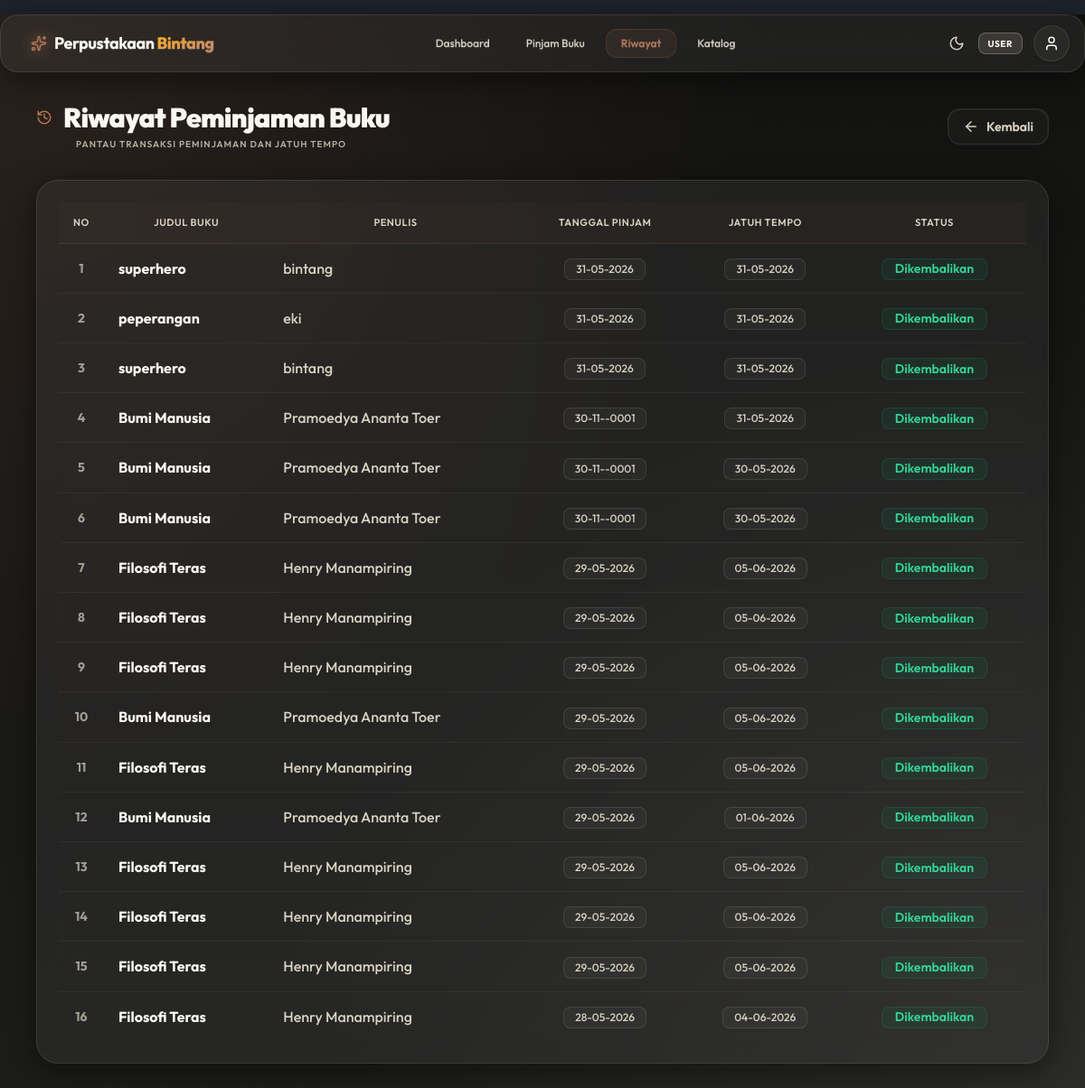
Screenshot of /riwayat.php (signed in) with the database file from the repository.
### tables this page shows
CREATE TABLE `peminjaman` (
  `id` int(11) NOT NULL,
  `user_id` int(11) NOT NULL,
  `buku_id` int(11) NOT NULL,
  `tanggal_pinjam` date NOT NULL,
  `tanggal_kembali` date NOT NULL,
  `status` enum('dipinjam','dikembalikan','terlambat') NOT NULL DEFAULT 'dipinjam',
  `tanggal_dikembalikan` date DEFAULT NULL
);

CREATE TABLE `buku` (
  `id` int(11) NOT NULL,
  `judul` varchar(200) NOT NULL,
  `penulis` varchar(100) NOT NULL,
  `penerbit` varchar(100) DEFAULT NULL,
  `tahun` int(11) DEFAULT NULL,
  `status` varchar(20) DEFAULT 'tersedia',
  `stok` int(11) DEFAULT 1,
  `created_at` timestamp NOT NULL DEFAULT current_timestamp()
);

### riwayat.php (the view, shortened to what this page needs)
<?php
include 'koneksi.php';
$user_id = $_SESSION['user_id'];
$data = mysqli_query($koneksi, "SELECT p.*, b.judul, b.penulis FROM peminjaman p
JOIN buku b ON p.buku_id=b.id
WHERE p.user_id=$user_id ORDER BY p.id DESC");
?>
<!DOCTYPE html>
<html lang="id" data-theme="night">
<head>
    <link href="https://cdn.jsdelivr.net/npm/daisyui@5" rel="stylesheet" type="text/css" />
    <script src="https://cdn.jsdelivr.net/npm/@tailwindcss/browser@4"></script>
    <link rel="stylesheet" href="style.css">
</head>
<body class="min-h-screen pb-12">
    <?php include 'navbar.php'; ?>
    <main class="container mx-auto px-4 mt-8 max-w-6xl">
        <div class="flex flex-col sm:flex-row justify-between items-center gap-4 mb-8">
            <div class="text-center sm:text-left">
                <h2 class="text-3xl font-black tracking-tight flex items-center justify-center sm:justify-start gap-3 text-primary-theme">
                    <i data-lucide="history" class="icon-indigo w-8 h-8"></i>
                    <span>Riwayat Peminjaman Buku</span>
                </h2>
                <p class="text-[10px] text-secondary-theme opacity-80 mt-1 uppercase tracking-widest font-semibold ml-11">Pantau Transaksi Peminjaman Dan Jatuh Tempo</p>
            </div>
            <a href="dashboard.php" class="btn btn-premium-ghost rounded-2xl text-secondary-theme text-sm gap-2">
                <i data-lucide="arrow-left" class="w-4 h-4"></i> Kembali
            </a>
        </div>
        <div class="glass-card p-6 shadow-xl">
            <div class="overflow-x-auto w-full">
                <table class="custom-table w-full">
                    <thead>
                        <tr>
                            <th class="w-12 text-center">No</th>
                            <th>Judul Buku</th>
                            <th>Penulis</th>
                            <th class="text-center">Tanggal Pinjam</th>
                            <th class="text-center">Jatuh Tempo</th>
                            <th class="text-center">Status</th>
                        </tr>
                    </thead>
                    <tbody>
                        <?php $no = 1; while($p = mysqli_fetch_assoc($data)): ?>
                        <tr>
                            <td class="text-center text-secondary-theme opacity-70 font-bold text-sm"><?= $no++ ?></td>
                            <td class="py-4 font-bold text-primary-theme"><?= htmlspecialchars($p['judul']) ?></td>
                            <td class="text-secondary-theme font-medium"><?= htmlspecialchars($p['penulis']) ?></td>
                            <td class="text-center"><span class="badge badge-premium-ghost py-2 px-3 text-xs"><?= $p['tanggal_pinjam'] ? date('d-m-Y', strtotime($p['tanggal_pinjam'])) : '-' ?></span></td>
                            <td class="text-center"><span class="badge badge-premium-ghost py-2 px-3 text-xs"><?= $p['tanggal_kembali'] ? date('d-m-Y', strtotime($p['tanggal_kembali'])) : '-' ?></span></td>
                            <td class="text-center">
                                <?php if($p['status'] == 'dipinjam'): ?>
                                    <span class="badge badge-glass-info py-2.5 px-3.5">Sedang Dipinjam</span>
                                <?php else: ?>
                                    <span class="badge badge-glass-success py-2.5 px-3.5">Dikembalikan</span>
                                <?php endif; ?>
                            </td>
                        </tr>
                        <?php endwhile; ?>
                    </tbody>
                </table>
            </div>
        </div>
    </main>
</body>
</html>

### style.css (style rules this page uses)
:root, [data-theme="dark"] { --bg-dark: #121211; --bg-dark-glow: #1c1c1a; --bg-body-radial-1: rgba(177, 116, 87, 0.15); --bg-body-radial-2: rgba(74, 73, 71, 0.35); --accent-gold: #B17457; --accent-gold-glow: #c78668; --accent-indigo: #B17457; --accent-indigo-hover: #9c6246; --accent-primary: #B17457; --accent-secondary: #D8D2C2; --text-primary: #F9F7F0; --text-secondary: #D8D2C2; --text-muted: #8E8D8A; --glass-bg: rgba(74, 73, 71, 0.25); --glass-border: rgba(216, 210, 194, 0.12); --glass-border-focus: rgba(177, 116, 87, 0.4); --glass-shadow: 0 8px 32px 0 rgba(0, 0, 0, 0.45); --status-success-bg: rgba(16, 185, 129, 0.08); --status-success-text: #34d399; --status-success-border: rgba(16, 185, 129, 0.15); --status-error-bg: rgba(239, 68, 68, 0.08); --status-error-text: #f87171; --status-error-border: rgba(239, 68, 68, 0.15); --accent-danger: #f87171; --accent-danger-bg: rgba(239, 68, 68, 0.1); --accent-danger-border: rgba(239, 68, 68, 0.2); --status-info-bg: rgba(59, 130, 246, 0.08); --status-info-text: #60a5fa; --status-info-border: rgba(59, 130, 246, 0.15); }
body { font-family: 'Outfit', sans-serif !important; background-color: var(--bg-dark) !important; background-image: radial-gradient(at 0% 0%, var(--bg-body-radial-1) 0, transparent 50%), radial-gradient(at 100% 100%, var(--bg-body-radial-2) 0, transparent 50%), linear-gradient(180deg, var(--bg-dark) 0%, var(--bg-dark-glow) 100%) !important; background-attachment: fixed !important; background-size: cover !important; color: var(--text-primary) !important; min-height: 100vh; transition: background-color 0.3s ease, color 0.3s ease, background-image 0.3s ease !important; }
.glass-card { background: var(--glass-bg) !important; backdrop-filter: blur(16px) !important; -webkit-backdrop-filter: blur(16px) !important; border: 1px solid var(--glass-border) !important; box-shadow: var(--glass-shadow) !important; border-radius: 24px !important; transition: all 0.3s cubic-bezier(0.4, 0, 0.2, 1) !important; }
.btn-premium-ghost { background: rgba(142, 141, 138, 0.06) !important; border: 1px solid var(--glass-border) !important; color: var(--text-primary) !important; border-radius: 14px !important; transition: all 0.2s ease !important; }
.badge-glass-success { background: var(--status-success-bg) !important; color: var(--status-success-text) !important; border: 1px solid var(--status-success-border) !important; font-weight: 600 !important; }
.custom-table { width: 100%; border-collapse: collapse; }
.custom-table th { background: rgba(177, 116, 87, 0.04) !important; color: var(--text-secondary) !important; font-weight: 600 !important; text-transform: uppercase; font-size: 11px; letter-spacing: 0.05em; padding: 14px 16px !important; border-bottom: 1px solid var(--glass-border) !important; }
.custom-table td { padding: 14px 16px !important; border-bottom: 1px solid rgba(216, 210, 194, 0.06) !important; color: var(--text-primary); }
.custom-table tr:last-child td { border-bottom: none !important; }
.lucide { display: inline-block; stroke-width: 2px; width: 18px; height: 18px; color: currentColor; vertical-align: middle; }
.icon-indigo { color: var(--accent-primary) !important; }
.text-primary-theme { color: var(--text-primary) !important; }
.text-secondary-theme { color: var(--text-secondary) !important; }
.badge-premium-ghost { background: rgba(142, 141, 138, 0.08) !important; border: 1px solid var(--glass-border) !important; color: var(--text-secondary) !important; font-weight: 500; }

### rows the page displays
peminjaman: buku.judul "superhero", buku.penulis "bintang", tanggal_pinjam "31-05-2026", tanggal_kembali "31-05-2026", status "Dikembalikan"
peminjaman: buku.judul "peperangan", buku.penulis "eki", tanggal_pinjam "31-05-2026", tanggal_kembali "31-05-2026", status "Dikembalikan"
peminjaman: buku.judul "superhero", buku.penulis "bintang", tanggal_pinjam "31-05-2026", tanggal_kembali "31-05-2026", status "Dikembalikan"
peminjaman: buku.judul "Bumi Manusia", buku.penulis "Pramoedya Ananta Toer", tanggal_pinjam "30-11--0001", tanggal_kembali "31-05-2026", status "Dikembalikan"
peminjaman: buku.judul "Bumi Manusia", buku.penulis "Pramoedya Ananta Toer", tanggal_pinjam "30-11--0001", tanggal_kembali "30-05-2026", status "Dikembalikan"
peminjaman: buku.judul "Bumi Manusia", buku.penulis "Pramoedya Ananta Toer", tanggal_pinjam "30-11--0001", tanggal_kembali "30-05-2026", status "Dikembalikan"
peminjaman: buku.judul "Filosofi Teras", buku.penulis "Henry Manampiring", tanggal_pinjam "29-05-2026", tanggal_kembali "05-06-2026", status "Dikembalikan"
peminjaman: buku.judul "Filosofi Teras", buku.penulis "Henry Manampiring", tanggal_pinjam "29-05-2026", tanggal_kembali "05-06-2026", status "Dikembalikan"
peminjaman: buku.judul "Filosofi Teras", buku.penulis "Henry Manampiring", tanggal_pinjam "29-05-2026", tanggal_kembali "05-06-2026", status "Dikembalikan"
peminjaman: buku.judul "Bumi Manusia", buku.penulis "Pramoedya Ananta Toer", tanggal_pinjam "29-05-2026", tanggal_kembali "05-06-2026", status "Dikembalikan"
peminjaman: buku.judul "Filosofi Teras", buku.penulis "Henry Manampiring", tanggal_pinjam "29-05-2026", tanggal_kembali "05-06-2026", status "Dikembalikan"
peminjaman: buku.judul "Bumi Manusia", buku.penulis "Pramoedya Ananta Toer", tanggal_pinjam "29-05-2026", tanggal_kembali "01-06-2026", status "Dikembalikan"
peminjaman: buku.judul "Filosofi Teras", buku.penulis "Henry Manampiring", tanggal_pinjam "29-05-2026", tanggal_kembali "05-06-2026", status "Dikembalikan"
peminjaman: buku.judul "Filosofi Teras", buku.penulis "Henry Manampiring", tanggal_pinjam "29-05-2026", tanggal_kembali "05-06-2026", status "Dikembalikan"
peminjaman: buku.judul "Filosofi Teras", buku.penulis "Henry Manampiring", tanggal_pinjam "29-05-2026", tanggal_kembali "05-06-2026", status "Dikembalikan"
peminjaman: buku.judul "Filosofi Teras", buku.penulis "Henry Manampiring", tanggal_pinjam "28-05-2026", tanggal_kembali "04-06-2026", status "Dikembalikan"

### other values shown
$role "USER"
